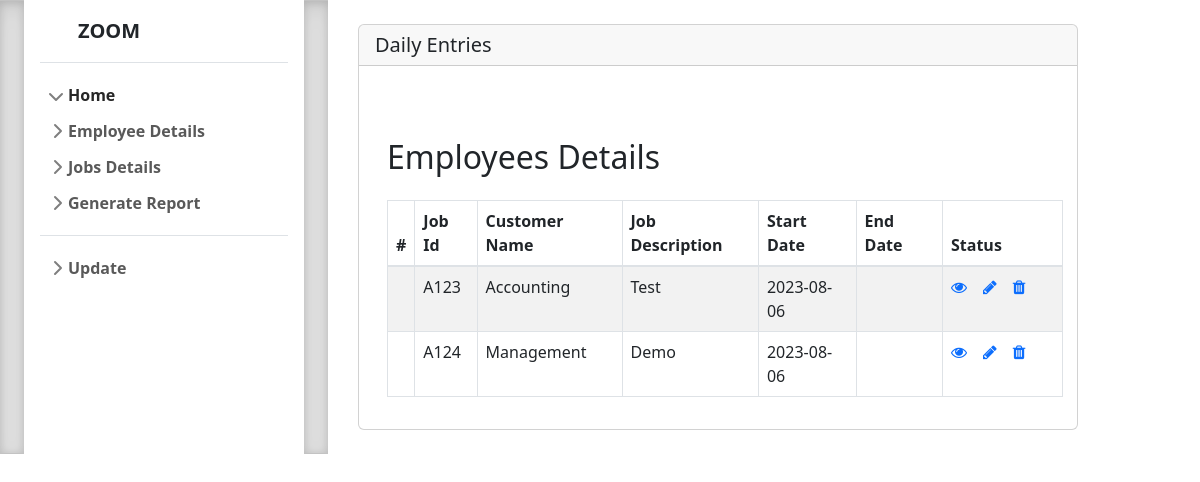
The page /jobadmin.php on the database as committed earlier.
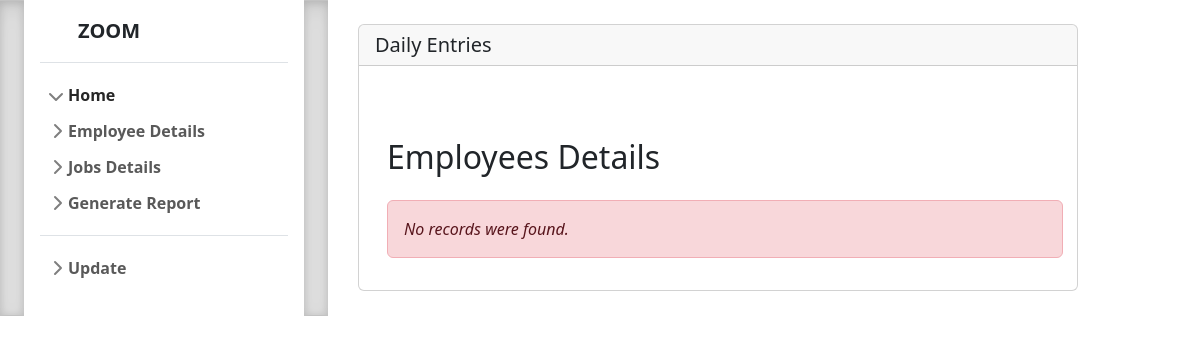
The same page on the database as committed later.
### tables this page shows
CREATE TABLE `job` (
  `customername` varchar(100) NOT NULL,
  `jobdesc` text NOT NULL,
  `startdate` date NOT NULL,
  `enddate` date DEFAULT NULL,
  `id` int(11) NOT NULL,
  `jobid` varchar(20) NOT NULL
);

### jobadmin.php (the view, shortened to what this page needs)
<?php
    include("header.php");
  ?>
    <div class="row my-4">
    <div class="col-12 col-md-12">
        <div class="card">
            <h5 class="card-header mb-2">Daily Entries</h5>
            <div class="card-body">
</head>
<body>
    <div class="wrapper">
        <div class="container-fluid">
            <div class="row">
                <div class="col-md-12">
                    <div class="mt-5 mb-3 clearfix">
                        <h2 class="pull-left">Employees Details</h2>
                    </div>
                    <?php
                    require_once "database.php";
                    $sql = "SELECT * FROM job";
                    if($result = mysqli_query($conn, $sql)){
                        if(mysqli_num_rows($result) > 0){
                            echo '<table class="table table-bordered table-striped">';
                                echo "<thead>";
                                    echo "<tr>";
                                        echo "<th>#</th>";
                                        echo "<th>Job Id</th>";
                                        echo "<th>Customer Name</th>";
                                        echo "<th>Job Description</th>";
                                        echo "<th>Start Date</th>";
                                        echo "<th>End Date</th>";
                                        echo "<th>Status</th>";
                                    echo "</tr>";
                                echo "</thead>";
                                echo "<tbody>";
                                while($row = mysqli_fetch_array($result)){
                                    echo "<tr>";
                                        echo "<td></td>";
                                        echo "<td>" . $row['jobid'] . "</td>";
                                        echo "<td>" . $row['customername'] . "</td>";
                                        echo "<td>" . $row['jobdesc'] . "</td>";
                                        echo "<td>" . $row['startdate'] . "</td>";
                                        echo "<td>" . $row['enddate'] . "</td>";
                                        echo "<td>";
                                        echo '<a href="" class="mr-3" title="View Record" data-toggle="tooltip"><span class="fa fa-eye"></span></a>';
                                        echo '<a href="jobedit.php?jobid='. $row['id'] .'" class="mr-3" title="Update Record" data-toggle="tooltip"><span class="fa fa-pencil"></span></a>';
                                        echo '<a href="jobdelete.php?jobid='. $row['id'] .'" title="Delete Record" data-toggle="tooltip"><span class="fa fa-trash"></span></a>';
                                        echo "</td>";
                                    echo "</tr>";
                                }
                                echo "</tbody>";
                            echo "</table>";
                        } else{
                            echo '<div class="alert alert-danger"><em>No records were found.</em></div>';
                        }
                    } else{
                        echo "Oops! Something went wrong. Please try again later.";
                    }
                    ?>
                </div>
            </div>
        </div>
    </div>
            </div>
        </div>
    </div>
</div>
    </div>
  </main>
  <?php
    include("footer.php");
  ?>

Rows that differ between the two databases and show on the page:
removed job: jobid "A123", customername "Accounting", jobdesc "Test", startdate "2023-08-06"
removed job: jobid "A124", customername "Management", jobdesc "Demo", startdate "2023-08-06"
Other text that changed with them:
text no longer shown: "# Job Id Customer Name Job Description Start Date End Date Status"
text now shown: "No records were found."
